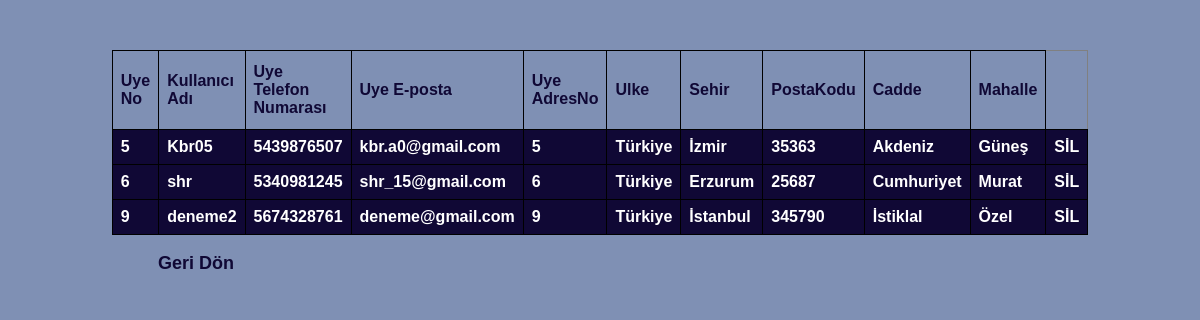
Page /websitedb/kytsil.php (signed in) on the earlier database version.
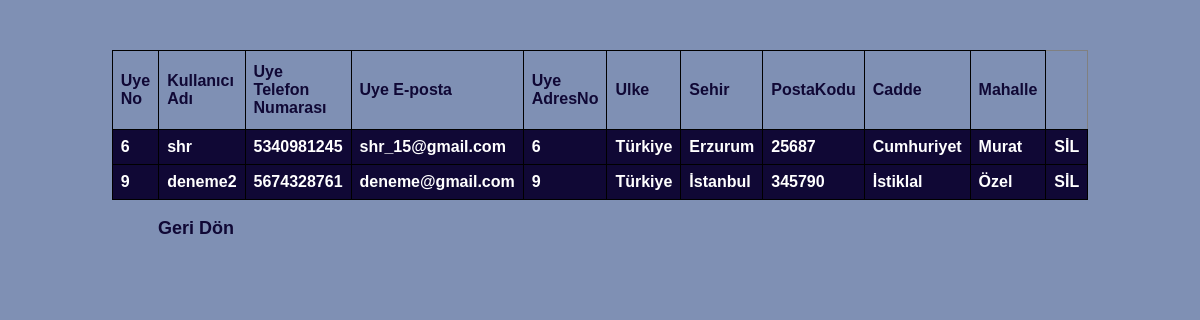
Same page on the later database version.
### tables this page shows
CREATE TABLE `uyeler` (
  `UyeId` int(11) NOT NULL,
  `KullaniciAdi` varchar(45) NOT NULL,
  `Sifre` varchar(256) NOT NULL,
  `UyeTel` bigint(11) NOT NULL,
  `UyeEposta` varchar(256) NOT NULL
);

CREATE TABLE `adrestbl` (
  `AdresId` int(11) NOT NULL,
  `Ulke` varchar(45) NOT NULL,
  `Sehir` varchar(45) NOT NULL,
  `PostaKodu` bigint(20) NOT NULL,
  `Mahalle` varchar(45) NOT NULL,
  `Cadde` varchar(45) NOT NULL
);

### websitedb/kytsil.php (the view, shortened to what this page needs)
<html>
    <head>
</head>
   <body>
            <?php
            include("baglanti.php");
            $sql = " SELECT uyeler.UyeId, uyeler.KullaniciAdi,uyeler.UyeTel, uyeler.UyeEposta, adrestbl.AdresId, adrestbl.Ulke, adrestbl.Sehir, adrestbl.PostaKodu, adrestbl.Mahalle, adrestbl.Cadde
            FROM ((uyeler
            INNER JOIN uye_adres ON uyeler.UyeId = uye_adres.uye_adres_uyeNo)
            INNER JOIN adrestbl ON uyeler.UyeId = adrestbl.AdresId)";
            $cevap = mysqli_query($baglanti,$sql);
            echo "<html>";
            echo "<table border=1 id='table'>";
            echo "<tr>";
            echo "<th>Uye No</th>";
            echo "<th>Kullanıcı Adı</th>";
            echo "<th>Uye Telefon Numarası</th>";
            echo "<th>Uye E-posta</th>";
            echo "<th>Uye AdresNo</th>";
            echo "<th> Ulke </th>";
            echo "<th> Sehir </th>";
            echo "<th>PostaKodu</th>";
            echo "<th>Cadde</th>";
            echo "<th>Mahalle</th>";
            echo "</tr>";
            while($gelen=mysqli_fetch_array($cevap)){
                echo "<tr><td>".$gelen['UyeId']." </td>";
                echo "<td>".$gelen['KullaniciAdi']."</td>";
                echo "<td>".$gelen['UyeTel']."</td>";
                echo "<td>".$gelen['UyeEposta']."</td>";
                echo "<td>".$gelen['AdresId']."</td>";
                echo "<td>".$gelen['Ulke']."</td>";
                echo "<td>".$gelen['Sehir']."</td>";
                echo "<td>".$gelen['PostaKodu']."</td>";
                echo "<td>".$gelen['Cadde']."</td>";
                echo "<td>".$gelen['Mahalle']."</td>";
                echo "<td><a class='btn' href=UyeSil.php?id=";
                echo $gelen['UyeId'];
                echo "&no=";
                echo $gelen['AdresId'];
                echo "> SİL </a></td></tr>";
            }
            echo "</table>";
            echo "<br/><a class='button' href='menu.php'>Geri Dön </a>";
            echo "</html>";
            ?>

Differences in the rows shown:
removed uyeler: UyeId "5", KullaniciAdi "Kbr05", UyeTel "5439876507", UyeEposta "kbr.a0@gmail.com", adrestbl.AdresId "5", adrestbl.Ulke "Türkiye", adrestbl.Sehir "İzmir", adrestbl.PostaKodu "35363", adrestbl.Cadde "Akdeniz", adrestbl.Mahalle "Güneş"
